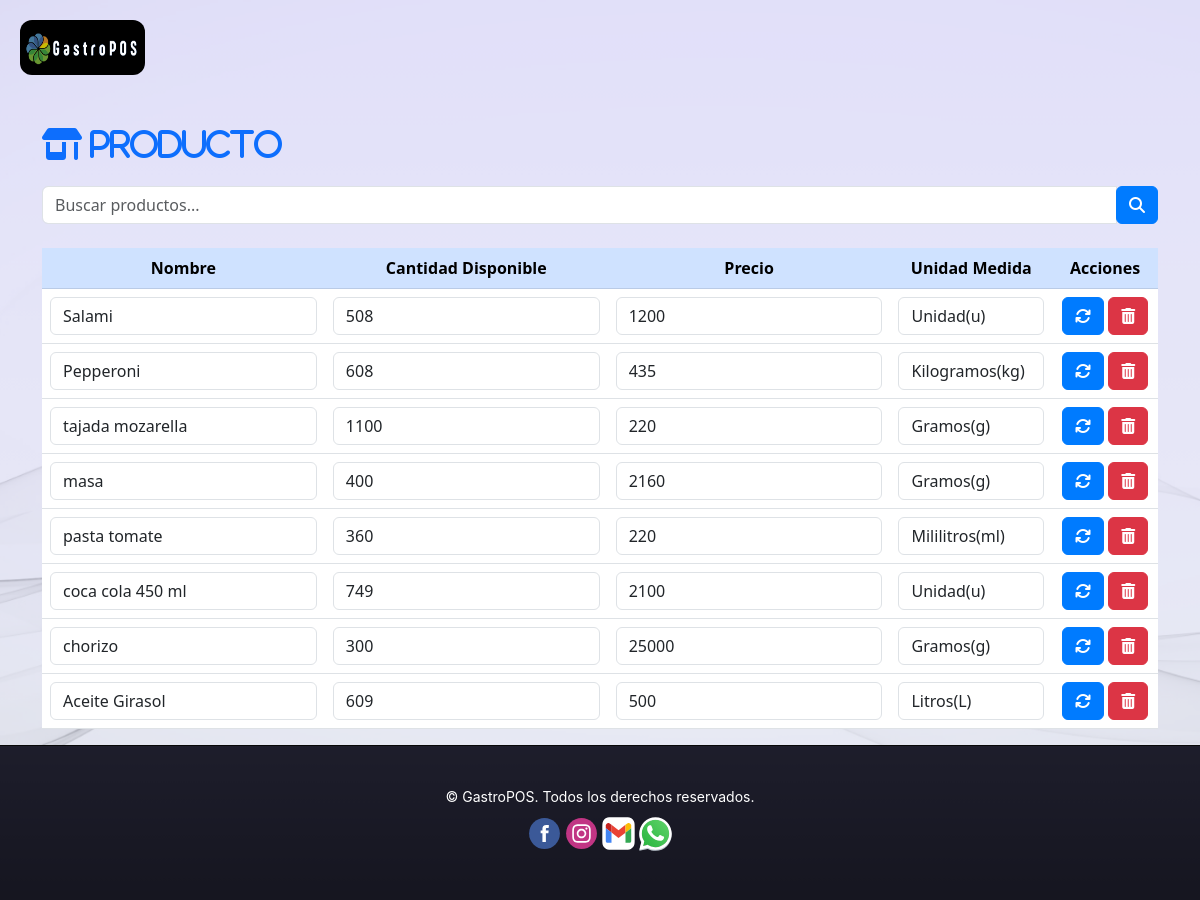
Page /inventario/productos/ (signed in) on the committed database.
### inventario/models.py (models this page shows, shortened)
class Producto(models.Model):
    UNIDAD_MEDIDA_CHOICES = [
        ('Unidad(u)', 'Unidad(u)'),
        ('Gramos(g)', 'Gramos(g)'),
        ('Kilogramos(kg)', 'Kilogramos(kg)'),
        ('Litros(L)', 'Litros(L)'),
        ('Mililitros(ml)', 'Mililitros(ml)')
    ]
    usuario = models.ForeignKey(User, on_delete=models.CASCADE)
    nombre = models.CharField(max_length=100)
    cantidad_disponible = models.PositiveIntegerField()
    unidad_medida = models.CharField(max_length=15,  null=True, choices=UNIDAD_MEDIDA_CHOICES)
    precio = models.DecimalField(max_digits=10, decimal_places=2)

### inventario/views.py (the view, shortened to what this page needs)
# urls.py: path('productos/', lista_productos, name='lista_productos'),
@login_required(login_url='/login/')
def lista_productos(request):
    query = request.GET.get('q', '')
    productos = Producto.objects.filter(usuario=request.user)
    if query:
        productos = productos.filter(
            Q(nombre__icontains=query) |
            Q(cantidad_disponible__icontains=query) |
            Q(precio__icontains=query)
        )
    productos_info = []
    for producto in productos:
        form = ProductoForm(instance=producto)
        productos_info.append({
            'producto': producto,
            'form': form,
            'nombre': form['nombre'].value(),
            'cantidad_disponible': form['cantidad_disponible'].value(),
            'precio': form['precio'].value(),
            'unidad_medida': form['unidad_medida'].value(),
        })
    return render(request, 'inventario/lista_productos.html', {'productos_info': productos_info, 'query': query})

### pedidos/templatetags/custom_filters.py (called while the page is built)
@register.filter
def remove_decimals_and_dots(value):
    try:
        number = float(value)
        rounded_number = round(number)
        integer_string = str(int(rounded_number))
        return integer_string
    except (ValueError, TypeError):
        return value

### inventario/templates/inventario/lista_productos.html (shortened to what this page needs)
{% extends 'base.html' %}
{% load custom_filters %}
{% block content %}
<div class="container mt-5">
  <div class="row mb-4">
    <div class="col-12 d-flex justify-content-between align-items-center">
      <div>
        <a href="{% url 'crear_producto' %}">
            <i class="fa-solid fa-shop" style="font-size:32px;"> Producto</i>
        </a>
      </div>
    </div>
</div>
<form method="get" action="{% url 'lista_productos' %}" class="mb-4">
    <div class="input-group">
        <input type="text" name="q" value="{{ query }}" class="form-control" placeholder="Buscar productos...">
        <div class="input-group-append">
            <button type="submit" class="btn btn-primary"><i class="fa-solid fa-magnifying-glass"></i></button>
        </div>
    </div>
</form>
  <table class="table table-hover">
    <thead class="table-primary">
      <tr>
        <th scope="col">Nombre</th>
        <th scope="col">Cantidad Disponible</th>
        <th scope="col">Precio</th>
        <th scope="col">Unidad Medida</th>
        <th scope="col">Acciones</th>
      </tr>
    </thead>
    <tbody>
      {% for info in productos_info %}
      <tr>
        <form method="post" action="{% url 'actualizar_producto' info.producto.id %}">
          <td>
            <input type="text" name="nombre" value="{{ info.nombre }}" class="form-control">
          </td>
          <td>
            <input type="number" name="cantidad_disponible" value="{{ info.cantidad_disponible }}" class="form-control">
          </td>
          <td>
            <input type="text" step="0.01" name="precio" value="{{ info.precio|remove_decimals_and_dots }}" class="form-control">
          </td>
          <td>
            {{ info.form.unidad_medida }}
          </td>
          <td>
            <button type="submit" class="btn btn-primary"><i class="fa-solid fa-arrows-rotate"></i></button>
        </form>
        <form method="post" action="{% url 'eliminar_producto' info.producto.id %}" style="display:inline;" onsubmit="return confirm('¿Estás seguro de que deseas eliminar?');">
          <button type="submit" class="btn btn-danger"><i class="fa-solid fa-trash-can"></i></button>
        </form>
      </tr>
      {% empty %}
      <tr>
        <td colspan="4">No hay productos registrados.</td>
      </tr>
      {% endfor %}
    </tbody>
  </table>
</div>
{% endblock %}

### restaurant_project/templates/base.html (shortened to what this page needs)
{% load static %}
<!DOCTYPE html>
<html lang="en">
<head>
    <link rel="stylesheet" href="{% static 'css/base.css' %}">
    <link href="https://cdn.jsdelivr.net/npm/bootstrap@5.3.0-alpha1/dist/css/bootstrap.min.css" rel="stylesheet">
    <link rel="stylesheet" href="https://cdnjs.cloudflare.com/ajax/libs/bootstrap-icons/1.10.0/font/bootstrap-icons.min.css">
    {% block extra_css %}<link rel="stylesheet" href="{% static 'css/crear_pedido.css' %}">{% endblock %}
</head>
<body>
    <button class="toggle-btn">
        <span class="text-primary" style="font-family: 'Gill Sans', 'Gill Sans MT', Calibri, 'Trebuchet MS', sans-serif;"><img src="{% static 'images/logo.png' %}" alt="Mesa" style="width:117px; height:44px;"></span>
    </button>
    <br>
    <div class="main-content">
        {% block content %}
        {% endblock %}
    </div>
    <footer>
        <div class="container">
            <p class="mb-1 text-white">&copy; {{ current_year }} GastroPOS. Todos los derechos reservados.</p>
            <address class="mt-2">
                <a href="https://www.facebook.com/profile.php?id=61564665164118"><img src="{% static 'icons/facebook.svg' %}" alt="Mesa" style="width:37px; height:37px;"></a><img src="{% static 'icons/instagram.svg' %}" alt="Mesa" style="width:37px; height:37px;"><img src="{% static 'icons/gmail.svg' %}" alt="Mesa" style="width:37px; height:37px;"><img src="{% static 'icons/wpp.svg' %}" alt="Mesa" style="width:37px; height:37px;">
            </address>
        </div>
    </footer>
</body>
</html>

### static/css/base.css (style rules this page uses)
html, body { height: 100%; margin: 0; }
footer { margin-top: auto; }
body { padding-top: 56px; }
.btn-primary { background-color: #007bff; border-color: #007bff; }
.table { border-collapse: collapse; }
.table thead { background-color: #0057b33a; color: rgb(7, 7, 7); }
.table th, .table td { text-align: center; font-size: 1rem; }

### static/css/crear_pedido.css (style rules this page uses)
.btn-primary { background-color: #007bff; border-color: #007bff; }

### rows in the picture
Producto: nombre "Salami", cantidad_disponible "508", precio "1200", unidad_medida "Unidad(u)"
Producto: nombre "Pepperoni", cantidad_disponible "608", precio "435", unidad_medida "Kilogramos(kg)"
Producto: nombre "tajada mozarella", cantidad_disponible "1100", precio "220", unidad_medida "Gramos(g)"
Producto: nombre "masa", cantidad_disponible "400", precio "2160", unidad_medida "Gramos(g)"
Producto: nombre "pasta tomate", cantidad_disponible "360", precio "220", unidad_medida "Mililitros(ml)"
Producto: nombre "coca cola 450 ml", cantidad_disponible "749", precio "2100", unidad_medida "Unidad(u)"
Producto: nombre "chorizo", cantidad_disponible "300", precio "25000", unidad_medida "Gramos(g)"
Producto: nombre "Aceite Girasol", cantidad_disponible "609", precio "500", unidad_medida "Litros(L)"
